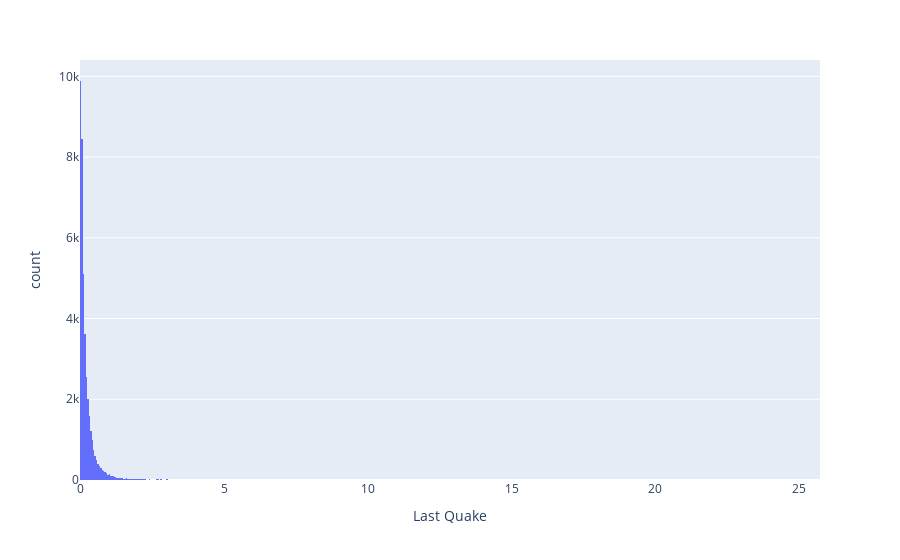

Here is the notebook cell this chart was saved with:
### Code cell
px.histogram(df[df['Last Quake'] < 100], x="Last Quake")

### Figure 1 — Plotly figure (JSON) as saved in the notebook; plotly's stock layout.template omitted (floating-point values rounded to 4 significant figures; data arrays with more than 128 entries replaced by an {"elided": "..."} marker saying what was removed)
{"data": [{"alignmentgroup": "True", "bingroup": "x", "hovertemplate": "Last Quake=%{x}<br>count=%{y}<extra></extra>", "legendgroup": "", "marker": {"color": "#636efa", "pattern": {"shape": ""}}, "name": "", "offsetgroup": "", "orientation": "v", "showlegend": false, "type": "histogram", "x": {"elided": "41022 float values"}, "xaxis": "x", "yaxis": "y"}], "layout": {"barmode": "relative", "legend": {"tracegroupgap": 0}, "margin": {"t": 60}, "xaxis": {"anchor": "y", "domain": [0, 1], "title": {"text": "Last Quake"}}, "yaxis": {"anchor": "x", "domain": [0, 1], "title": {"text": "count"}}}}
